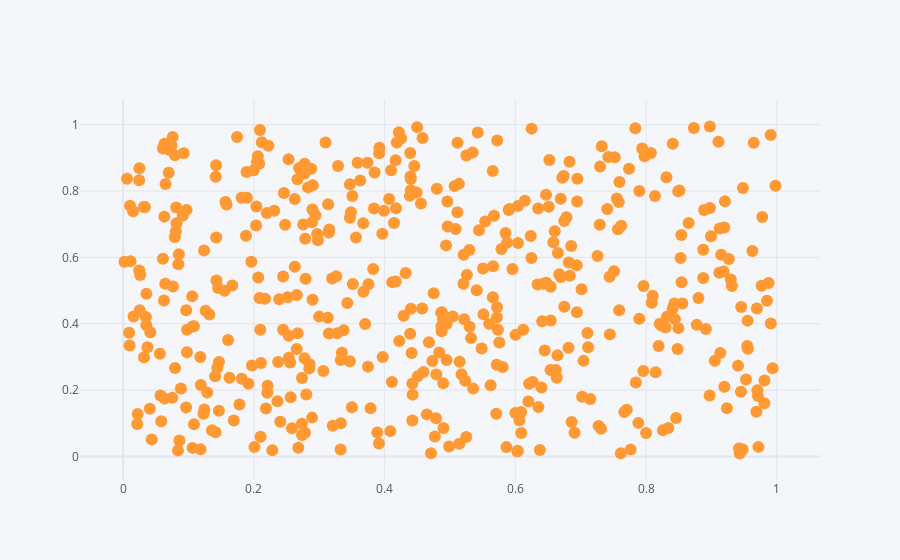

Notebook cell for this chart:
### Code cell
df1.iplot(kind='scatter', x='a', y='d', mode='markers')

### Figure 1 — Plotly figure (JSON) as saved in the notebook; plotly's stock layout.template omitted (floating-point values rounded to 4 significant figures; data arrays with more than 128 entries replaced by an {"elided": "..."} marker saying what was removed)
{"data": [{"line": {"color": "rgba(255, 153, 51, 1.0)", "dash": "solid", "shape": "linear", "width": 1.3}, "marker": {"size": 12, "symbol": "circle"}, "mode": "markers", "name": "d", "text": "", "type": "scatter", "x": {"elided": "500 float values"}, "y": {"elided": "500 float values"}}], "layout": {"legend": {"bgcolor": "#F5F6F9", "font": {"color": "#4D5663"}}, "paper_bgcolor": "#F5F6F9", "plot_bgcolor": "#F5F6F9", "title": {"font": {"color": "#4D5663"}}, "xaxis": {"gridcolor": "#E1E5ED", "showgrid": true, "tickfont": {"color": "#4D5663"}, "title": {"font": {"color": "#4D5663"}, "text": ""}, "zerolinecolor": "#E1E5ED"}, "yaxis": {"gridcolor": "#E1E5ED", "showgrid": true, "tickfont": {"color": "#4D5663"}, "title": {"font": {"color": "#4D5663"}, "text": ""}, "zerolinecolor": "#E1E5ED"}}}
